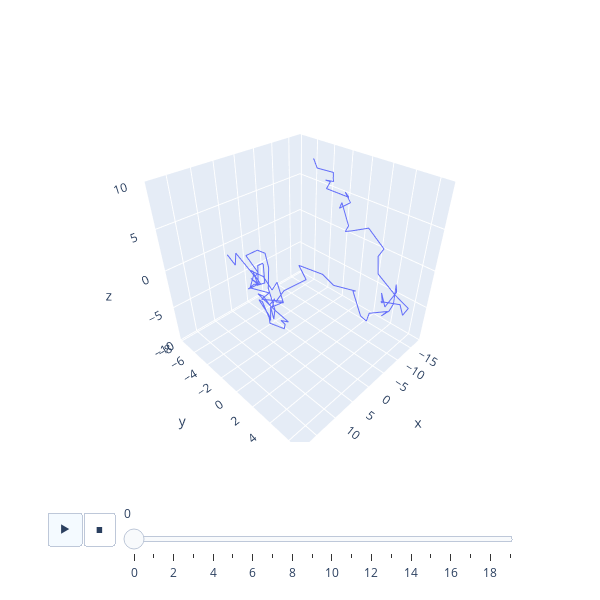

Notebook code cell kept with this figure:
### Code cell
animate3d([plotter(xs[i], suppress_plot=True) for i in range(len(xs))]);

### Figure 1 — Plotly figure (JSON) as saved in the notebook; plotly's stock layout.template omitted (floating-point values rounded to 4 significant figures)
{"data": [{"mode": "lines", "name": "0", "type": "scatter3d", "x": [15.43, 16.39, 16.45, 16.03, 16.36, 17.28, 17.36, 18.01, 16.12, 15.89, 15.55, 13.87, 13.77, 14.15, 14.26, 12.86, 12.05, 12.24, 12.54, 12.59, 13.26, 12.73, 12.12, 11.0, 12.12, 12.59, 10.88, 10.59, 10.11, 9.361, 5.253, 3.766, 2.553, 2.417, 3.018, 2.921, 3.779, 4.191, 3.782, 5.199, 4.647, 3.268, 2.324, 1.785, 0.8949, 0.471, -0.01135, 0.04816, -0.3661, -0.9024, -0.5506, -0.2919, 1.599, 1.449, 2.194, 2.288, 0.3061, -0.8805, -2.708, -4.199, -4.973, -6.236, -6.362, -6.041, -5.947, -6.526, -7.916, -7.005, -9.044, -10.55, -12.51, -11.78, -9.252, -10.71, -10.46, -9.706, -10.58, -10.85, -12.64, -13.0, -12.72, -13.02, -12.92, -12.08, -12.3, -11.33, -12.16, -12.8, -11.11, -11.41, -14.18, -14.87, -16.08, -17.38, -17.0, -16.45, -15.75, -16.29, -14.94, -15.33], "y": [-1.285, 0.1007, 0.3257, 0.9752, 1.937, 1.968, 3.835, 3.418, 4.465, 4.307, 3.182, 2.64, 2.036, 1.643, 1.128, 2.147, 3.117, 2.436, 2.99, 2.906, 1.721, 1.418, 0.4425, -0.541, 1.107, 1.486, 0.7243, 0.8785, 0.8153, -0.1751, -2.021, -3.099, -4.693, -6.458, -4.561, -5.134, -4.862, -3.733, -4.898, -5.001, -3.753, -5.538, -5.076, -5.53, -4.816, -5.076, -5.419, -6.095, -6.466, -7.38, -7.736, -5.574, -3.501, -2.866, -1.79, -2.761, -2.516, -0.3167, -1.903, 0.2834, 1.263, 3.159, 2.853, 3.946, 4.587, 4.612, 5.901, 5.643, 5.79, 5.733, 5.252, 5.556, 5.302, 4.456, 4.729, 4.75, 6.307, 6.636, 6.655, 5.192, 3.378, 3.095, 3.562, 2.13, 0.4159, 0.06693, 0.09264, -0.9728, -0.6349, 0.336, -1.135, -0.9451, -3.882, -3.914, -4.372, -3.233, -3.04, -3.251, -4.638, -5.237], "z": [5.285, 5.309, 6.654, 5.82, 5.494, 4.469, 5.343, 4.591, 4.6, 4.285, 2.851, 2.8, 1.603, 2.414, 2.343, 0.7783, -0.07848, -0.4083, -0.3007, -0.8989, -0.9839, -0.7825, 0.2403, -0.5937, -0.8964, -1.082, -0.5304, -2.103, -1.064, 0.5864, 0.7819, 1.525, 0.6779, -1.131, -2.131, -3.122, -2.223, -2.819, -3.819, -4.164, -2.727, -3.552, -4.36, -4.988, -4.378, -2.019, -2.182, -2.907, -6.254, -4.856, -4.809, -4.265, -4.28, -2.774, -4.692, -5.27, -4.048, -1.302, -0.9292, -1.111, -2.14, -1.919, -2.168, -4.706, -4.86, -3.943, -3.11, -3.621, -3.495, -3.068, -1.378, -1.974, -3.392, -2.556, -3.668, -3.221, -2.719, -4.004, -3.62, -2.982, -1.288, 0.7534, 1.984, 3.895, 2.62, 2.569, 3.107, 5.281, 5.091, 6.111, 6.196, 5.55, 5.159, 5.797, 5.874, 6.229, 6.721, 7.329, 7.536, 8.411]}], "layout": {"height": 600, "scene": {"aspectratio": {"x": 1, "y": 1, "z": 1}, "zaxis": {"autorange": false, "range": [-10, 10]}}, "sliders": [{"len": 0.9, "pad": {"b": 10, "t": 60}, "steps": [{"args": [["0"], {"frame": {"duration": 0}, "fromcurrent": true, "mode": "immediate", "transition": {"duration": 0, "easing": "linear"}}], "label": "0", "method": "animate"}, {"args": [["1"], {"frame": {"duration": 0}, "fromcurrent": true, "mode": "immediate", "transition": {"duration": 0, "easing": "linear"}}], "label": "1", "method": "animate"}, {"args": [["2"], {"frame": {"duration": 0}, "fromcurrent": true, "mode": "immediate", "transition": {"duration": 0, "easing": "linear"}}], "label": "2", "method": "animate"}, {"args": [["3"], {"frame": {"duration": 0}, "fromcurrent": true, "mode": "immediate", "transition": {"duration": 0, "easing": "linear"}}], "label": "3", "method": "animate"}, {"args": [["4"], {"frame": {"duration": 0}, "fromcurrent": true, "mode": "immediate", "transition": {"duration": 0, "easing": "linear"}}], "label": "4", "method": "animate"}, {"args": [["5"], {"frame": {"duration": 0}, "fromcurrent": true, "mode": "immediate", "transition": {"duration": 0, "easing": "linear"}}], "label": "5", "method": "animate"}, {"args": [["6"], {"frame": {"duration": 0}, "fromcurrent": true, "mode": "immediate", "transition": {"duration": 0, "easing": "linear"}}], "label": "6", "method": "animate"}, {"args": [["7"], {"frame": {"duration": 0}, "fromcurrent": true, "mode": "immediate", "transition": {"duration": 0, "easing": "linear"}}], "label": "7", "method": "animate"}, {"args": [["8"], {"frame": {"duration": 0}, "fromcurrent": true, "mode": "immediate", "transition": {"duration": 0, "easing": "linear"}}], "label": "8", "method": "animate"}, {"args": [["9"], {"frame": {"duration": 0}, "fromcurrent": true, "mode": "immediate", "transition": {"duration": 0, "easing": "linear"}}], "label": "9", "method": "animate"}, {"args": [["10"], {"frame": {"duration": 0}, "fromcurrent": true, "mode": "immediate", "transition": {"duration": 0, "easing": "linear"}}], "label": "10", "method": "animate"}, {"args": [["11"], {"frame": {"duration": 0}, "fromcurrent": true, "mode": "immediate", "transition": {"duration": 0, "easing": "linear"}}], "label": "11", "method": "animate"}, {"args": [["12"], {"frame": {"duration": 0}, "fromcurrent": true, "mode": "immediate", "transition": {"duration": 0, "easing": "linear"}}], "label": "12", "method": "animate"}, {"args": [["13"], {"frame": {"duration": 0}, "fromcurrent": true, "mode": "immediate", "transition": {"duration": 0, "easing": "linear"}}], "label": "13", "method": "animate"}, {"args": [["14"], {"frame": {"duration": 0}, "fromcurrent": true, "mode": "immediate", "transition": {"duration": 0, "easing": "linear"}}], "label": "14", "method": "animate"}, {"args": [["15"], {"frame": {"duration": 0}, "fromcurrent": true, "mode": "immediate", "transition": {"duration": 0, "easing": "linear"}}], "label": "15", "method": "animate"}, {"args": [["16"], {"frame": {"duration": 0}, "fromcurrent": true, "mode": "immediate", "transition": {"duration": 0, "easing": "linear"}}], "label": "16", "method": "animate"}, {"args": [["17"], {"frame": {"duration": 0}, "fromcurrent": true, "mode": "immediate", "transition": {"duration": 0, "easing": "linear"}}], "label": "17", "method": "animate"}, {"args": [["18"], {"frame": {"duration": 0}, "fromcurrent": true, "mode": "immediate", "transition": {"duration": 0, "easing": "linear"}}], "label": "18", "method": "animate"}, {"args": [["19"], {"frame": {"duration": 0}, "fromcurrent": true, "mode": "immediate", "transition": {"duration": 0, "easing": "linear"}}], "label": "19", "method": "animate"}], "x": 0.1, "y": 0}], "title": {"text": ""}, "updatemenus": [{"buttons": [{"args": [null, {"frame": {"duration": 100}, "fromcurrent": true, "mode": "immediate", "transition": {"duration": 100, "easing": "linear"}}], "label": "&#9654;", "method": "animate"}, {"args": [[null], {"frame": {"duration": 0}, "fromcurrent": true, "mode": "immediate", "transition": {"duration": 0, "easing": "linear"}}], "label": "&#9724;", "method": "animate"}], "direction": "left", "pad": {"r": 10, "t": 70}, "type": "buttons", "x": 0.1, "y": 0}], "width": 600}}
